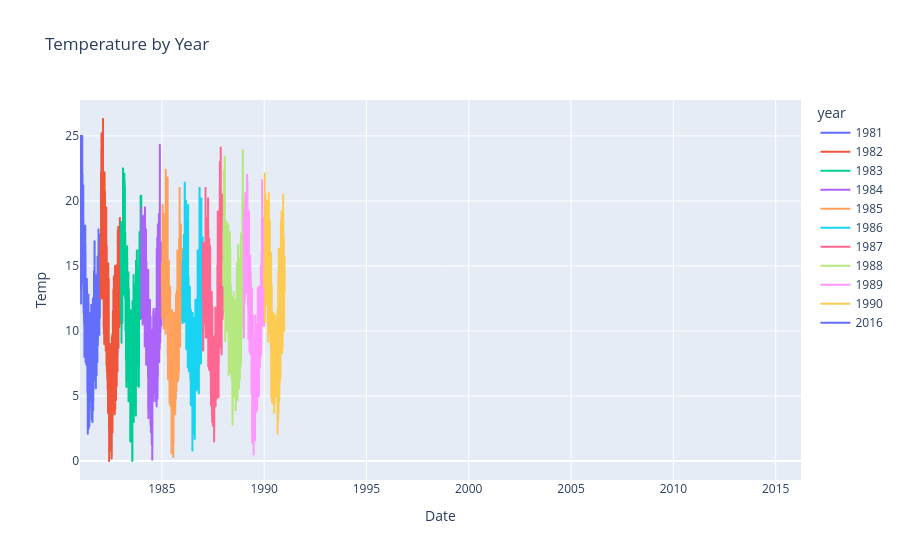

Notebook code cell kept with this figure:
### Code cell
fig = px.line(df, x=df.index, y="Temp", color="year",
              title='Temperature by Year')
fig.show()

### Figure 1 — Plotly figure (JSON) as saved in the notebook; plotly's stock layout.template omitted (floating-point values rounded to 4 significant figures; data arrays with more than 128 entries replaced by an {"elided": "..."} marker saying what was removed)
{"data": [{"hovertemplate": "year=1981<br>Date=%{x}<br>Temp=%{y}<extra></extra>", "legendgroup": "1981", "line": {"color": "#636efa", "dash": "solid"}, "marker": {"symbol": "circle"}, "mode": "lines", "name": "1981", "showlegend": true, "type": "scattergl", "x": {"elided": "365 str values"}, "xaxis": "x", "y": {"elided": "365 float values"}, "yaxis": "y"}, {"hovertemplate": "year=1982<br>Date=%{x}<br>Temp=%{y}<extra></extra>", "legendgroup": "1982", "line": {"color": "#EF553B", "dash": "solid"}, "marker": {"symbol": "circle"}, "mode": "lines", "name": "1982", "showlegend": true, "type": "scattergl", "x": {"elided": "365 str values"}, "xaxis": "x", "y": {"elided": "365 float values"}, "yaxis": "y"}, {"hovertemplate": "year=1983<br>Date=%{x}<br>Temp=%{y}<extra></extra>", "legendgroup": "1983", "line": {"color": "#00cc96", "dash": "solid"}, "marker": {"symbol": "circle"}, "mode": "lines", "name": "1983", "showlegend": true, "type": "scattergl", "x": {"elided": "365 str values"}, "xaxis": "x", "y": {"elided": "365 float values"}, "yaxis": "y"}, {"hovertemplate": "year=1984<br>Date=%{x}<br>Temp=%{y}<extra></extra>", "legendgroup": "1984", "line": {"color": "#ab63fa", "dash": "solid"}, "marker": {"symbol": "circle"}, "mode": "lines", "name": "1984", "showlegend": true, "type": "scattergl", "x": {"elided": "365 str values"}, "xaxis": "x", "y": {"elided": "365 float values"}, "yaxis": "y"}, {"hovertemplate": "year=1985<br>Date=%{x}<br>Temp=%{y}<extra></extra>", "legendgroup": "1985", "line": {"color": "#FFA15A", "dash": "solid"}, "marker": {"symbol": "circle"}, "mode": "lines", "name": "1985", "showlegend": true, "type": "scattergl", "x": {"elided": "365 str values"}, "xaxis": "x", "y": {"elided": "365 float values"}, "yaxis": "y"}, {"hovertemplate": "year=1986<br>Date=%{x}<br>Temp=%{y}<extra></extra>", "legendgroup": "1986", "line": {"color": "#19d3f3", "dash": "solid"}, "marker": {"symbol": "circle"}, "mode": "lines", "name": "1986", "showlegend": true, "type": "scattergl", "x": {"elided": "365 str values"}, "xaxis": "x", "y": {"elided": "365 float values"}, "yaxis": "y"}, {"hovertemplate": "year=1987<br>Date=%{x}<br>Temp=%{y}<extra></extra>", "legendgroup": "1987", "line": {"color": "#FF6692", "dash": "solid"}, "marker": {"symbol": "circle"}, "mode": "lines", "name": "1987", "showlegend": true, "type": "scattergl", "x": {"elided": "365 str values"}, "xaxis": "x", "y": {"elided": "365 float values"}, "yaxis": "y"}, {"hovertemplate": "year=1988<br>Date=%{x}<br>Temp=%{y}<extra></extra>", "legendgroup": "1988", "line": {"color": "#B6E880", "dash": "solid"}, "marker": {"symbol": "circle"}, "mode": "lines", "name": "1988", "showlegend": true, "type": "scattergl", "x": {"elided": "365 str values"}, "xaxis": "x", "y": {"elided": "365 float values"}, "yaxis": "y"}, {"hovertemplate": "year=1989<br>Date=%{x}<br>Temp=%{y}<extra></extra>", "legendgroup": "1989", "line": {"color": "#FF97FF", "dash": "solid"}, "marker": {"symbol": "circle"}, "mode": "lines", "name": "1989", "showlegend": true, "type": "scattergl", "x": {"elided": "365 str values"}, "xaxis": "x", "y": {"elided": "365 float values"}, "yaxis": "y"}, {"hovertemplate": "year=1990<br>Date=%{x}<br>Temp=%{y}<extra></extra>", "legendgroup": "1990", "line": {"color": "#FECB52", "dash": "solid"}, "marker": {"symbol": "circle"}, "mode": "lines", "name": "1990", "showlegend": true, "type": "scattergl", "x": {"elided": "365 str values"}, "xaxis": "x", "y": {"elided": "365 float values"}, "yaxis": "y"}, {"hovertemplate": "year=2016<br>Date=%{x}<br>Temp=%{y}<extra></extra>", "legendgroup": "2016", "line": {"color": "#636efa", "dash": "solid"}, "marker": {"symbol": "circle"}, "mode": "lines", "name": "2016", "showlegend": true, "type": "scattergl", "x": ["2016-03-28T00:00:00.000000000"], "xaxis": "x", "y": [NaN], "yaxis": "y"}], "layout": {"legend": {"title": {"text": "year"}, "tracegroupgap": 0}, "title": {"text": "Temperature by Year"}, "xaxis": {"anchor": "y", "domain": [0, 1], "title": {"text": "Date"}}, "yaxis": {"anchor": "x", "domain": [0, 1], "title": {"text": "Temp"}}}}
